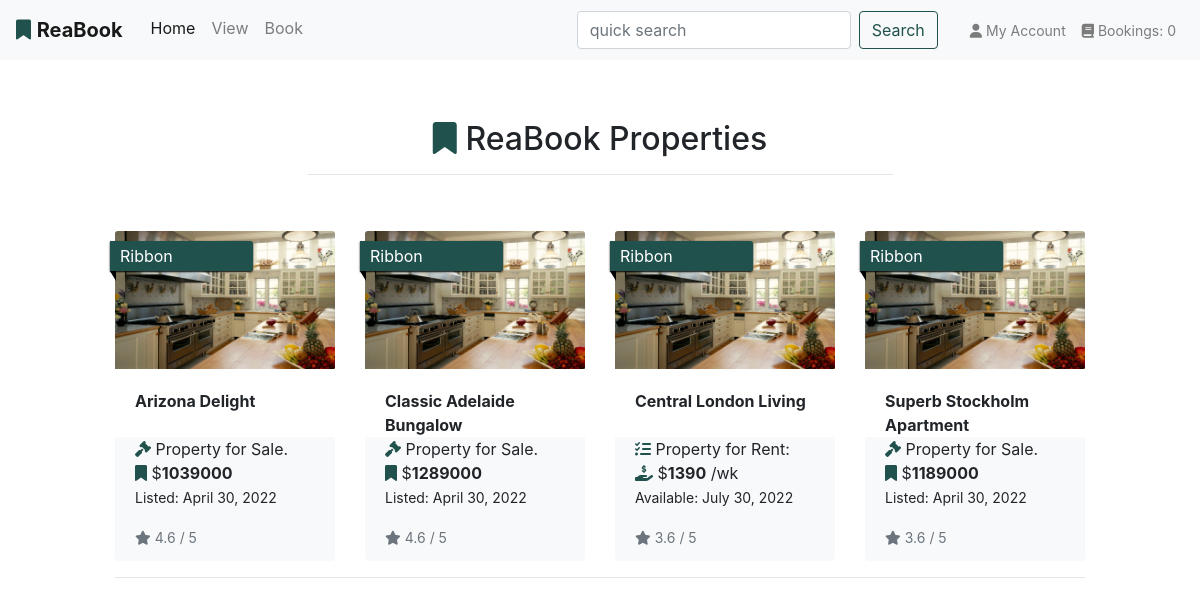
The page /properties/ on the database as committed earlier.
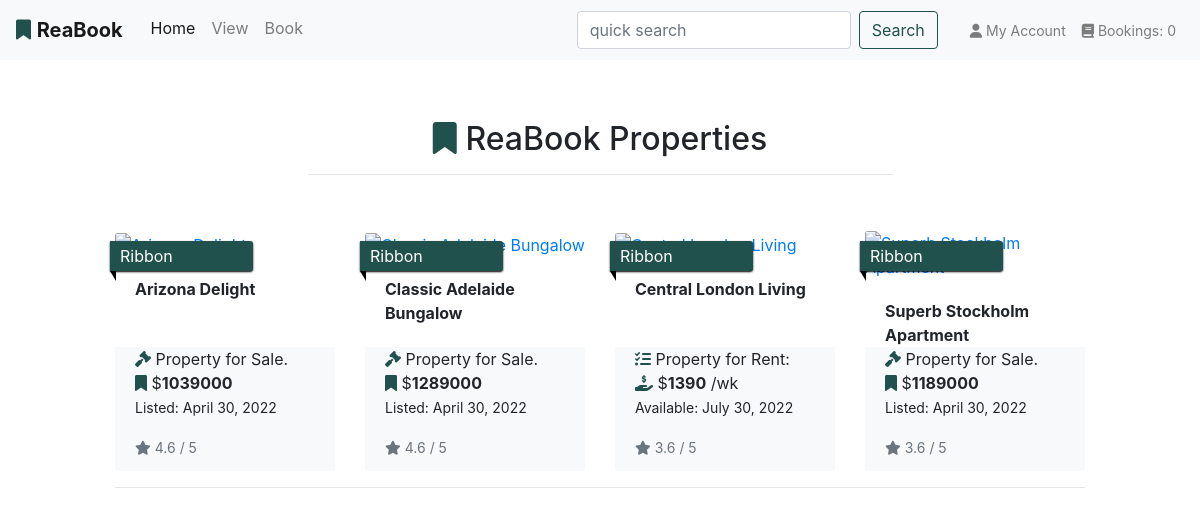
The same page on the database as committed later.
### app_properties/models.py (models this page shows, shortened)
class Property(models.Model):
    category = models.ForeignKey(
        'Category', null=True, blank=True, on_delete=models.SET_NULL
        )
    sector = models.ForeignKey(
        'Sector', null=True, blank=True, on_delete=models.SET_NULL
        )
    title_no = models.CharField(max_length=254, null=True, blank=True)
    name = models.CharField(max_length=30)
    description = models.TextField()
    sale_price = models.IntegerField(null=False, blank=False, default=0)
    rent_pw = models.IntegerField(null=False, blank=False, default=0)
    rating = models.DecimalField(
        max_digits=3, decimal_places=1, null=True, blank=True
        )
    main_image_url = models.URLField(max_length=1024, null=True, blank=True)
    main_image = models.ImageField(null=True, blank=True)
    bath_image = models.ImageField(null=True, blank=True)
    kitchen_image = models.ImageField(null=True, blank=True)
    bedroom_image = models.ImageField(null=True, blank=True)
    living_image = models.ImageField(null=True, blank=True)
    main_image = models.ImageField(null=True, blank=True)
    bedrooms = models.IntegerField(null=False, blank=False)
    bathrooms = models.IntegerField(null=False, blank=False)
    carports = models.IntegerField(null=False, blank=False)
    land_area = models.IntegerField(null=True, blank=True)
    building_area = models.IntegerField(null=True, blank=True)
    air_conditioning = models.IntegerField(null=False, blank=False)
    unit_no = models.IntegerField(null=True, blank=True)
    house_no = models.IntegerField(null=True, blank=True)
    level = models.IntegerField(null=True, blank=True)
    street = models.CharField(max_length=40, null=True, blank=True)
    suburb = models.CharField(max_length=40)
    city = models.CharField(max_length=40)
    state = models.CharField(max_length=40, null=True, blank=True)
    country = models.CharField(max_length=40, null=True, blank=True)
    postcode = models.CharField(max_length=10)
    build_date = models.DateField(null=True, blank=True)
    list_date = models.DateField()
    list_duration = models.IntegerField(null=False, blank=False, default=30)
    date_available = models.DateField(null=True, blank=True)
    owner_fname = models.CharField(max_length=254, null=True, blank=False)
    owner_lname = models.CharField(max_length=254, null=True, blank=False)
    class Meta:
        verbose_name_plural = 'Properties'

### app_properties/views.py (the view)
# urls.py: path('', views.all_properties, name='properties'),
def all_properties(request):
    properties = Property.objects.all()
    context = {
        'properties': properties,
    }
    return render(request, 'properties/properties.html', context)

### app_properties/templates/properties/properties.html (shortened to what this page needs)
{% extends 'base.html' %}
{% load static %}
{% block page_header %}
<div class="container header-container-subpages">
</div>
{% endblock %}
{% block content %}
<div class="container-fluid">
    <div class="row">
        <div class="col text-center mt-3">
            <h2 class="logo-font"><i class="fas fa-bookmark reabook-logo"></i> ReaBook Properties</h2>
            <hr class="w-50 mb-1">
        </div>
    </div>
    <div class="row">
        <div class="product-container col-10 offset-1">
            <div class="row">
                {% for property in properties %}
                <div class="col-sm-6 col-md-6 col-lg-4 col-xl-3">
                    <div class="card property-card h-100 border-0">
                        <p class="ribbon">Ribbon</p>
                        {% if property.main_image %}
                        <a href="">
                            <img src="{{ property.main_image.url }}" alt="{{ property.name }}" class="card-img-top img-fluid">
                        </a>
                        {% else %}
                        <a href="">
                        </a>
                        {% endif %}
                        <div class="card-body pb-0">
                            <p class="mb-0 font-weight-bold">{{ property.name }}</p>
                        </div>
                        <div class="card-footer bg-light pt-0 border-0 text-left">
                            <div class="row">
                                <div class="col">
                                    <p class="lead mb-0 text-left font-weight-bold">
                                        {% if property.sale_price > 0 %}
                                            <p class="fw-lighter fs-5"><i class="fas fa-gavel reabook-logo"></i> Property for Sale.
                                                <br><i class="fas fa-bookmark reabook-logo"></i> $<strong>{{ property.sale_price }}</strong>
                                                <br><small>Listed: {{ property.list_date }}</small></p>
                                            </p>
                                        {% else %}
                                            <p class="fw-lighter fs-6"><i class="fas fa-tasks reabook-logo"></i> Property for Rent:
                                                <br><i class="fas fa-hand-holding-usd reabook-logo"></i> $<strong>{{ property.rent_pw }}</strong> /wk
                                                <br><small>Available: {{ property.date_available }}</small></p>
                                        {% endif %}
                                    </p>
                                    {% if property.rating %}
                                    <small class="text-muted"><i class="fas fa-star mr-1"></i>{{ property.rating }} / 5</small>
                                    {% else %}
                                    <small class="text-muted">Not Rating Yet</small>
                                    {% endif %}
                                </div>
                            </div>
                        </div>
                    </div>
                </div>
                {% if forloop.counter|divisibleby:4 %}
                    <div class="col-12 d-none d-xl-block mb-5">
                        <hr>
                    </div>
                {% endif %}
                {% endfor %}
            </div>
        </div>
    </div>
</div>
{% endblock %}

### templates/base.html (shortened to what this page needs)
{% load static %}
<!DOCTYPE html>
<html lang="en">
<head>
    {% block core_css %}
    <link rel="stylesheet" href="https://cdn.jsdelivr.net/npm/bootstrap@4.6.2/dist/css/bootstrap.min.css"
>
    <link rel="stylesheet" href="{% static 'css/base.css' %}">
    {% endblock %}
</head>
<body>
    <header>
        <div class="row bg-white">
            <nav class="navbar navbar-expand-lg navbar-light w-100 fixed-top opacity-25 bg-light" id="main-nav">
                <div class="collapse navbar-collapse" id="navbarResponsive">
                    <a class="navbar-brand" href="{% url 'home' %}">
                            <i class="fas fa-bookmark reabook-logo"></i>
                        <strong>ReaBook</strong></a>
                    <ul class="navbar-nav mr-auto m-1 mt-2 mt-lg-0">
                        <li class="nav-item active">
                            <a class="nav-link" href="{% url 'home' %}">Home <span class="sr-only">(current)</span></a>
                        </li>
                        <li class="nav-item"><a class="nav-link" href="{% url 'properties' %}">View</a></li>
                        <li class="nav-item"><a class="nav-link" href="{% url 'view_bookings' %}">Book</a></li>
                    </ul>
                    <form class="form form-inline my-2 my-lg-0" id="header-search">
                        <input class="form-control mr-sm-2" type="search" placeholder="quick search"
                            aria-label="Search">
                        <button class="btn btn-outline-reabook my-2 my-sm-0" type="submit">Search</button>
                    </form>
                    <ul class="navbar-nav ml-4 navbar-right">
                        <li class="dropdown">
                            <a id="user-options" href="#" class="dropdown-header nav-link" data-toggle="dropdown" aria-haspopup="true" aria-expanded="false">
                                <span class="fas fa-user"></span> My Account
                            </a>
                        </li>
                        <li class="nav-item"><a href="#" class="dropdown-header {% if grand_total %}text-info font-weight-bold{% else %}text-black{% endif %} nav-link" data-toggle="dropdown"
                            aria-haspopup="true" aria-expanded="false"><span class="fas fa-book"></span> Bookings: <span class="my-0">
                                    {% if grand_total %}
                                    ${{ grand_total | floatformat:2 }}
                                    {% else %}
                                    0
                                    {% endif %}
                                </span></a>
                        </li>
                    </ul>
                </div>
            </nav>
        </div>
    </header>
    {% block page_header %}
    {% endblock %}
    {% block content %}
    {% endblock %}
</body>
</html>

### static/css/base.css (style rules this page uses)
html { height: 100%; }
.btn-outline-reabook { color: #20514C; border-color: #20514C; }
.reabook-logo { color: #20514C; }
.property-card { padding-top: 2.5rem; }
.property-card > p { position: absolute; width: 65%; padding: 3px 20px 3px 10px; margin: 10px 10px 10px -5px; color: #fff; background-color: #20514C; border-radius: 0px 3px 3px 0px; box-shadow: 0px 1px 2px #000; -webkit-box-shadow: 0px 1px 2px #000; -moz-box-shadow: 0px 1px 2px #000; }
.property-card > p:before, .property-card > p:after { content: ' '; position: absolute; }
.property-card > p:after { left: 0px; top: 100%; border-width: 5px 3px; border-style: solid; border-color: #000 #000 transparent transparent; }
@media (min-width: 1200px) { .container { max-width: 80%; } }
@media (min-width: 992px) { .header-container-subpages { padding-top: 104px; } }

Rows that differ between the two databases and show on the page:
changed Property "Arizona Delight": main_image "DP0709201205510679M.jpg" → empty (drawn); main_image: picture removed
changed Property "Classic Adelaide Bungalow": main_image "DP0709201205510679M.jpg" → empty (drawn); main_image: picture removed
changed Property "Central London Living": main_image "DP0709201205510679M.jpg" → empty (drawn); main_image: picture removed
changed Property "Superb Stockholm Apartment": main_image "DP0709201205510679M.jpg" → empty (drawn); main_image: picture removed
